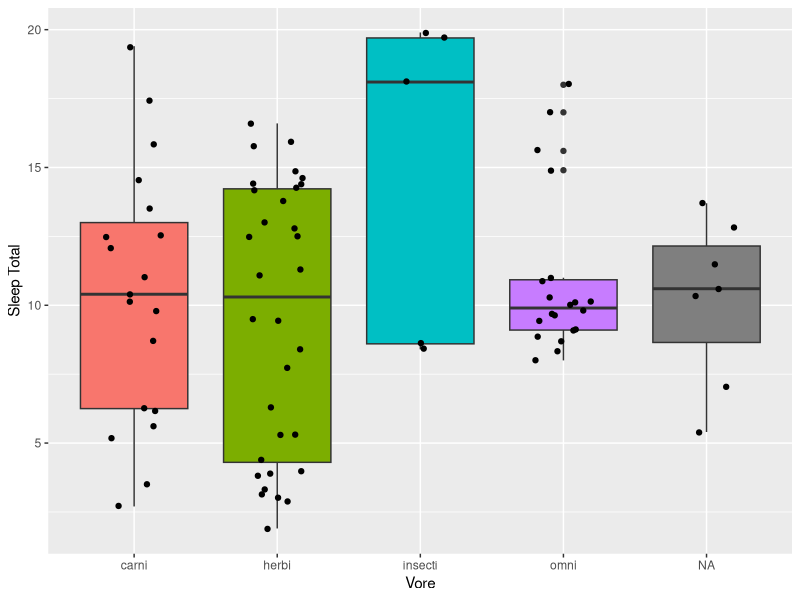

Generate this figure with R: (Note: this script raises an error after producing the figure.)
library(tidyverse)
library(modeldata)
?geom_boxplot

glimpse(msleep)

ggplot(msleep, aes(x = vore,
                   y= sleep_total,
                   fill = vore)) +
  geom_boxplot(show.legend = FALSE) +
  geom_jitter(width = 0.2,
              show.legend = FALSE)+
  labs(x= "Vore" ,
       y= "Sleep Total")


ggsave("figures/Total_Sleep_vs_Species.png",
       plot = sleep1.plot,
       width = 6,
       height = 4,
       dpi = 300)

# observation on the Penguines
data("penguins")
glimpse(penguins)

ggplot(penguins, aes(x=species,
                     y=bill_length_mm,
                     fill = species) )+
        
        geom_violin(width =0.5)+
  geom_boxplot(show.legend = FALSE,
               width= 0.3)
      

ggsave("figures/Penguines_Bill_length_vs_Species.png",
       plot = penguine1.plot,
       width = 6,
       height = 4,
       dpi = 300)

table_1 = table(penguins$species,
      penguins$island)
table_1

write.table(table_1,file = "tables/IslandvsSpecies.txt")
